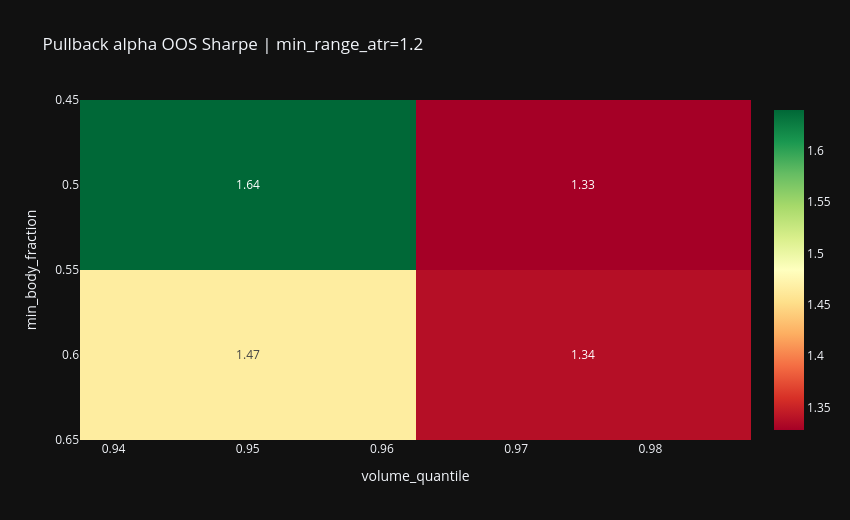
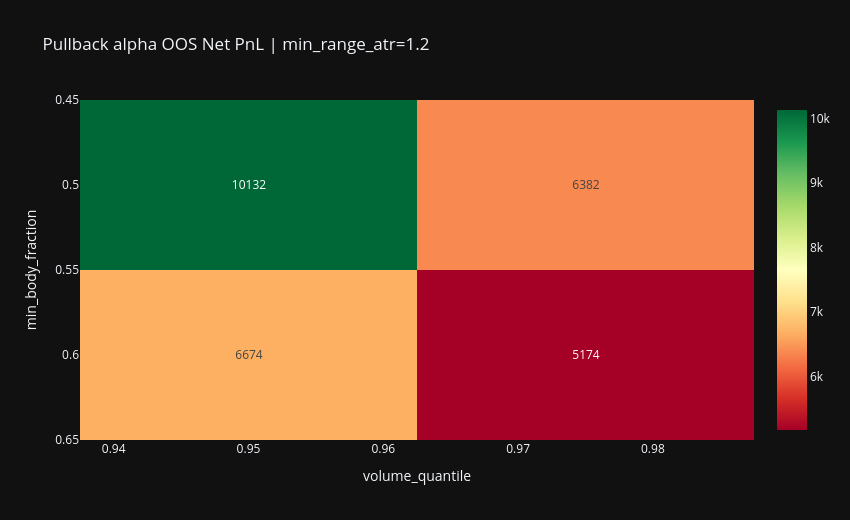
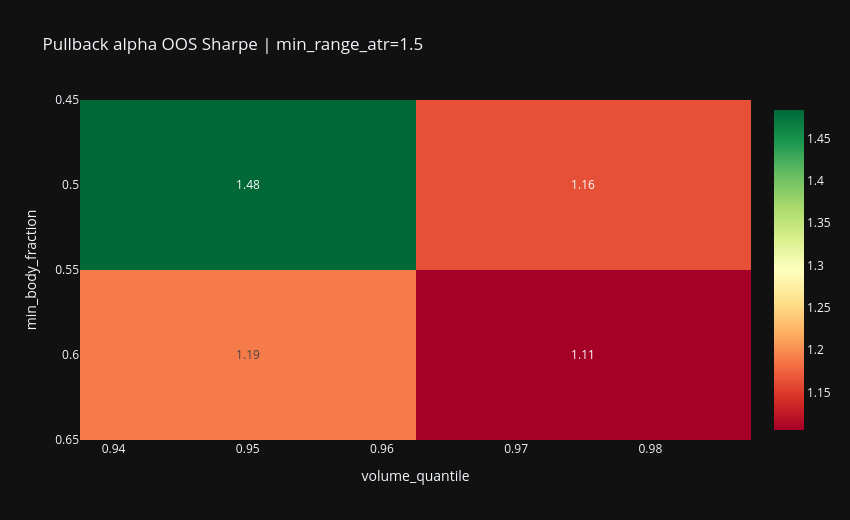
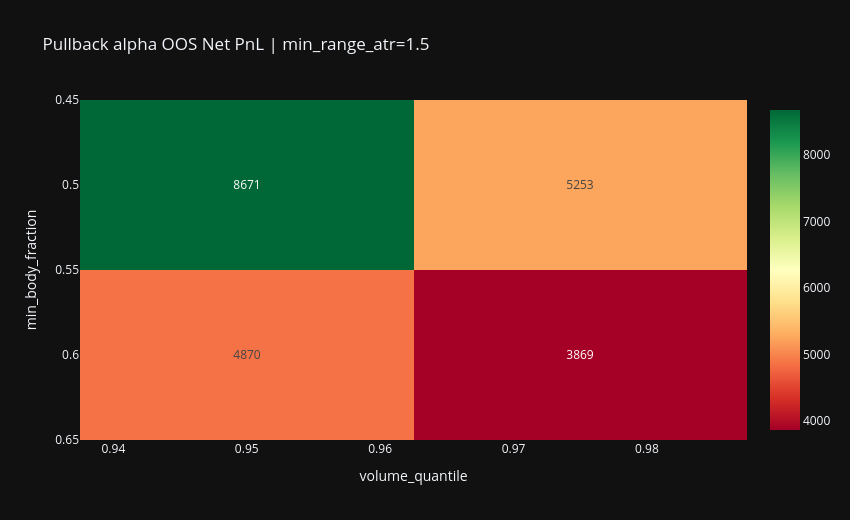

Notebook code cell kept with these figures, in order:
### Code cell
display(Markdown("## 5. Pullback heatmaps: alpha puis sizing"))

alpha_rows = []
for volume_quantile, body_fraction, range_atr in product(PULLBACK_ALPHA_VOLUME_QUANTILES, PULLBACK_ALPHA_BODY_FRACTIONS, PULLBACK_ALPHA_RANGE_ATRS):
    alpha_variant = VolumeClimaxPullbackV2Variant(
        name=f"alpha_vq{volume_quantile}_bf{body_fraction}_ra{range_atr}",
        family="alpha_grid",
        timeframe="1h",
        volume_quantile=float(volume_quantile),
        volume_lookback=PULLBACK_VOLUME_LOOKBACK,
        min_body_fraction=float(body_fraction),
        min_range_atr=float(range_atr),
        trend_ema_window=None,
        ema_slope_threshold=None,
        atr_percentile_low=None,
        atr_percentile_high=None,
        compression_ratio_max=None,
        entry_mode=PULLBACK_ENTRY_MODE,
        pullback_fraction=None,
        confirmation_window=None,
        exit_mode=PULLBACK_EXIT_MODE,
        rr_target=1.0,
        atr_target_multiple=PULLBACK_ATR_TARGET_MULTIPLE,
        time_stop_bars=PULLBACK_TIME_STOP_BARS,
        trailing_atr_multiple=PULLBACK_TRAILING_ATR_MULTIPLE,
        session_overlay="all_rth",
    )
    alpha_signal = build_volume_climax_pullback_v2_signal_frame(pullback_features, alpha_variant)
    alpha_oos_signal = alpha_signal.loc[pd.to_datetime(alpha_signal["session_date"]).dt.date.isin(session_set(pullback_oos_sessions))].copy()
    alpha_result = run_volume_climax_pullback_v2_backtest(
        signal_df=alpha_oos_signal,
        variant=alpha_variant,
        execution_model=pullback_execution,
        instrument=pullback_instrument,
        position_sizing=pullback_sizing,
    )
    alpha_daily = daily_results_from_trades(alpha_result.trades, pullback_oos_sessions, INITIAL_CAPITAL_USD)
    alpha_rows.append(
        {
            "volume_quantile": float(volume_quantile),
            "min_body_fraction": float(body_fraction),
            "min_range_atr": float(range_atr),
            "signal_count_full": int(pd.to_numeric(alpha_signal["signal"], errors="coerce").ne(0).sum()),
            **curve_metrics(alpha_daily, alpha_result.trades, INITIAL_CAPITAL_USD),
        }
    )

pullback_alpha_grid = pd.DataFrame(alpha_rows)
display(Markdown("### Alpha grid OOS"))
display(pullback_alpha_grid.sort_values(["sharpe", "net_pnl_usd"], ascending=[False, False]).round(3))

for range_atr in sorted(pullback_alpha_grid["min_range_atr"].unique()):
    alpha_slice = pullback_alpha_grid.loc[pullback_alpha_grid["min_range_atr"].eq(range_atr)].copy()
    plot_heatmap(alpha_slice, "volume_quantile", "min_body_fraction", "sharpe", f"Pullback alpha OOS Sharpe | min_range_atr={range_atr}", text_auto=".2f")
    plot_heatmap(alpha_slice, "volume_quantile", "min_body_fraction", "net_pnl_usd", f"Pullback alpha OOS Net PnL | min_range_atr={range_atr}", text_auto=".0f")

sizing_rows = []
for risk_pct, max_contracts in product(PULLBACK_RISK_PCT_GRID, PULLBACK_MAX_CONTRACTS_GRID):
    sizing = RiskPercentPositionSizing(
        initial_capital_usd=INITIAL_CAPITAL_USD,
        risk_pct=float(risk_pct),
        max_contracts=int(max_contracts),
        skip_trade_if_too_small=PULLBACK_SKIP_TRADE_IF_TOO_SMALL,
        compound_realized_pnl=PULLBACK_COMPOUND_REALIZED_PNL,
    )
    result = run_volume_climax_pullback_v2_backtest(
        signal_df=pullback_oos_signal_df,
        variant=pullback_variant,
        execution_model=pullback_execution,
        instrument=pullback_instrument,
        position_sizing=sizing,
    )
    daily = daily_results_from_trades(result.trades, pullback_oos_sessions, INITIAL_CAPITAL_USD)
    row = {
        "risk_pct": float(risk_pct),
        "max_contracts": int(max_contracts),
        "trades_entered": int(len(result.trades)),
        "trades_skipped": int(pd.Series(result.sizing_decisions.get("skipped"), dtype="boolean").fillna(False).sum()) if not result.sizing_decisions.empty else 0,
        **curve_metrics(daily, result.trades, INITIAL_CAPITAL_USD),
    }
    sizing_rows.append(row)

pullback_sizing_grid = pd.DataFrame(sizing_rows)
display(Markdown("### Risk sizing grid OOS"))
display(pullback_sizing_grid.sort_values(["sharpe", "net_pnl_usd"], ascending=[False, False]).round(3).head(15))

plot_heatmap(pullback_sizing_grid, "max_contracts", "risk_pct", "net_pnl_usd", "Pullback sizing OOS Net PnL", text_auto=".0f")
plot_heatmap(pullback_sizing_grid, "max_contracts", "risk_pct", "sharpe", "Pullback sizing OOS Sharpe", text_auto=".2f")
plot_heatmap(pullback_sizing_grid, "max_contracts", "risk_pct", "max_drawdown_usd", "Pullback sizing OOS Max Drawdown", color_continuous_scale="RdYlGn_r", text_auto=".0f")

### Figure 1 — Plotly figure (JSON) as saved in the notebook; plotly's stock layout.template omitted (floating-point values rounded to 4 significant figures)
{"data": [{"coloraxis": "coloraxis", "hovertemplate": "volume_quantile: %{x}<br>min_body_fraction: %{y}<br>color: %{z}<extra></extra>", "name": "0", "texttemplate": "%{z:.2f}", "type": "heatmap", "x": [0.95, 0.975], "xaxis": "x", "y": [0.5, 0.6], "yaxis": "y", "z": [[1.64, 1.328], [1.465, 1.338]]}], "layout": {"coloraxis": {"colorscale": [[0, "rgb(165,0,38)"], [0.1, "rgb(215,48,39)"], [0.2, "rgb(244,109,67)"], [0.3, "rgb(253,174,97)"], [0.4, "rgb(254,224,139)"], [0.5, "rgb(255,255,191)"], [0.6, "rgb(217,239,139)"], [0.7, "rgb(166,217,106)"], [0.8, "rgb(102,189,99)"], [0.9, "rgb(26,152,80)"], [1, "rgb(0,104,55)"]]}, "height": 520, "title": {"text": "Pullback alpha OOS Sharpe | min_range_atr=1.2"}, "width": 850, "xaxis": {"anchor": "y", "domain": [0, 1], "title": {"text": "volume_quantile"}}, "yaxis": {"anchor": "x", "autorange": "reversed", "domain": [0, 1], "title": {"text": "min_body_fraction"}}}}

### Figure 2 — Plotly figure (JSON) as saved in the notebook; plotly's stock layout.template omitted (floating-point values rounded to 4 significant figures)
{"data": [{"coloraxis": "coloraxis", "hovertemplate": "volume_quantile: %{x}<br>min_body_fraction: %{y}<br>color: %{z}<extra></extra>", "name": "0", "texttemplate": "%{z:.0f}", "type": "heatmap", "x": [0.95, 0.975], "xaxis": "x", "y": [0.5, 0.6], "yaxis": "y", "z": [[10130.0, 6382.0], [6674.0, 5174.0]]}], "layout": {"coloraxis": {"colorscale": [[0, "rgb(165,0,38)"], [0.1, "rgb(215,48,39)"], [0.2, "rgb(244,109,67)"], [0.3, "rgb(253,174,97)"], [0.4, "rgb(254,224,139)"], [0.5, "rgb(255,255,191)"], [0.6, "rgb(217,239,139)"], [0.7, "rgb(166,217,106)"], [0.8, "rgb(102,189,99)"], [0.9, "rgb(26,152,80)"], [1, "rgb(0,104,55)"]]}, "height": 520, "title": {"text": "Pullback alpha OOS Net PnL | min_range_atr=1.2"}, "width": 850, "xaxis": {"anchor": "y", "domain": [0, 1], "title": {"text": "volume_quantile"}}, "yaxis": {"anchor": "x", "autorange": "reversed", "domain": [0, 1], "title": {"text": "min_body_fraction"}}}}

### Figure 3 — Plotly figure (JSON) as saved in the notebook; plotly's stock layout.template omitted (floating-point values rounded to 4 significant figures)
{"data": [{"coloraxis": "coloraxis", "hovertemplate": "volume_quantile: %{x}<br>min_body_fraction: %{y}<br>color: %{z}<extra></extra>", "name": "0", "texttemplate": "%{z:.2f}", "type": "heatmap", "x": [0.95, 0.975], "xaxis": "x", "y": [0.5, 0.6], "yaxis": "y", "z": [[1.483, 1.163], [1.19, 1.106]]}], "layout": {"coloraxis": {"colorscale": [[0, "rgb(165,0,38)"], [0.1, "rgb(215,48,39)"], [0.2, "rgb(244,109,67)"], [0.3, "rgb(253,174,97)"], [0.4, "rgb(254,224,139)"], [0.5, "rgb(255,255,191)"], [0.6, "rgb(217,239,139)"], [0.7, "rgb(166,217,106)"], [0.8, "rgb(102,189,99)"], [0.9, "rgb(26,152,80)"], [1, "rgb(0,104,55)"]]}, "height": 520, "title": {"text": "Pullback alpha OOS Sharpe | min_range_atr=1.5"}, "width": 850, "xaxis": {"anchor": "y", "domain": [0, 1], "title": {"text": "volume_quantile"}}, "yaxis": {"anchor": "x", "autorange": "reversed", "domain": [0, 1], "title": {"text": "min_body_fraction"}}}}

### Figure 4 — Plotly figure (JSON) as saved in the notebook; plotly's stock layout.template omitted (floating-point values rounded to 4 significant figures)
{"data": [{"coloraxis": "coloraxis", "hovertemplate": "volume_quantile: %{x}<br>min_body_fraction: %{y}<br>color: %{z}<extra></extra>", "name": "0", "texttemplate": "%{z:.0f}", "type": "heatmap", "x": [0.95, 0.975], "xaxis": "x", "y": [0.5, 0.6], "yaxis": "y", "z": [[8671.0, 5253.0], [4870.0, 3869.0]]}], "layout": {"coloraxis": {"colorscale": [[0, "rgb(165,0,38)"], [0.1, "rgb(215,48,39)"], [0.2, "rgb(244,109,67)"], [0.3, "rgb(253,174,97)"], [0.4, "rgb(254,224,139)"], [0.5, "rgb(255,255,191)"], [0.6, "rgb(217,239,139)"], [0.7, "rgb(166,217,106)"], [0.8, "rgb(102,189,99)"], [0.9, "rgb(26,152,80)"], [1, "rgb(0,104,55)"]]}, "height": 520, "title": {"text": "Pullback alpha OOS Net PnL | min_range_atr=1.5"}, "width": 850, "xaxis": {"anchor": "y", "domain": [0, 1], "title": {"text": "volume_quantile"}}, "yaxis": {"anchor": "x", "autorange": "reversed", "domain": [0, 1], "title": {"text": "min_body_fraction"}}}}
